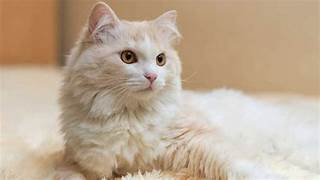
#> input picture PraktikumP2/kucing.jpg, 320 x 180 px
$ jupyter execute Laporan_Praktikum.ipynb
#> lines starting #> are read from the running program, lines starting #| are printed output that depends on the picture
# Laporan Praktikum Serevina Sherly Maulida
## Tujuan
- Resize gambar menjadi 300x300
- Crop bagian tengah gambar
- Tampilkan histogram grayscale

[cell 1]
import cv2
import matplotlib.pyplot as plt

[cell 2]
image = cv2.imread('kucing.jpg')
#> image is the input picture: shape (180, 320, 3); mean B, G, R 149, 170.7, 190.7

🐍 Code Cell (resize gambar jadi 300x300)

[cell 3]
resized_image = cv2.resize(image, (300, 300))
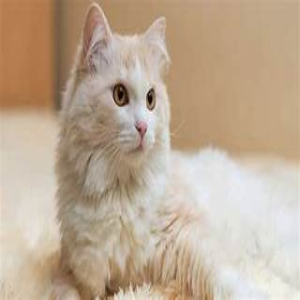
#> resized_image: shape (300, 300, 3); mean B, G, R 148.9, 170.6, 190.6
plt.imshow(cv2.cvtColor(resized_image, cv2.COLOR_BGR2RGB))
plt.title('Gambar Resize 300x300')
plt.axis('off')
plt.show()

🐍 Code Cell (crop bagian tengah gambar)

[cell 4]
height, width = resized_image.shape[:2]
#> height = 300; width = 300
cropped_image = resized_image[100:200, 100:200]  # Crop bagian tengah
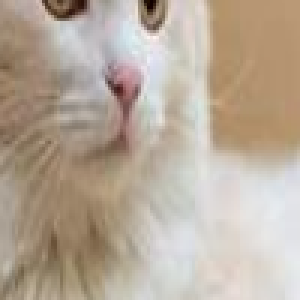
#> cropped_image: shape (100, 100, 3) (shown 3 times larger); mean B, G, R 154, 169.6, 183.6
plt.imshow(cv2.cvtColor(cropped_image, cv2.COLOR_BGR2RGB))
plt.title('Gambar Crop Bagian Tengah')
plt.axis('off')
plt.show()

🐍 Code Cell (ubah ke grayscale dan tampilkan histogram)

[cell 5]
gray_image = cv2.cvtColor(resized_image, cv2.COLOR_BGR2GRAY)
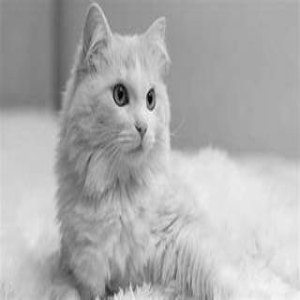
#> gray_image: shape (300, 300); min 4, max 246, mean 174.1
plt.hist(gray_image.ravel(), bins=256, range=[0, 256], color='gray')
plt.title('Histogram Grayscale')
plt.xlabel('Intensitas')
plt.ylabel('Jumlah Piksel')
plt.show()
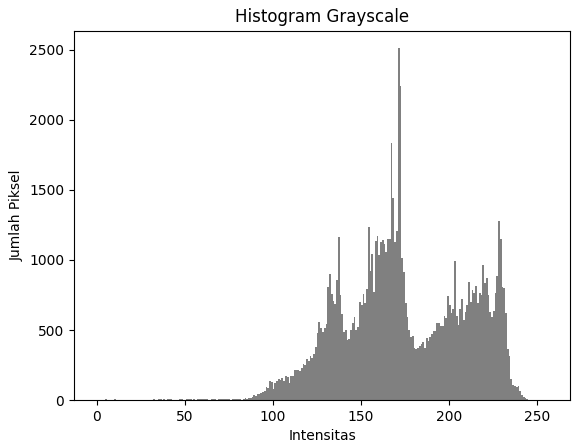
#> figure drawn by matplotlib, 1 panel; tallest bar 2510 high, from x = 171 to 172
